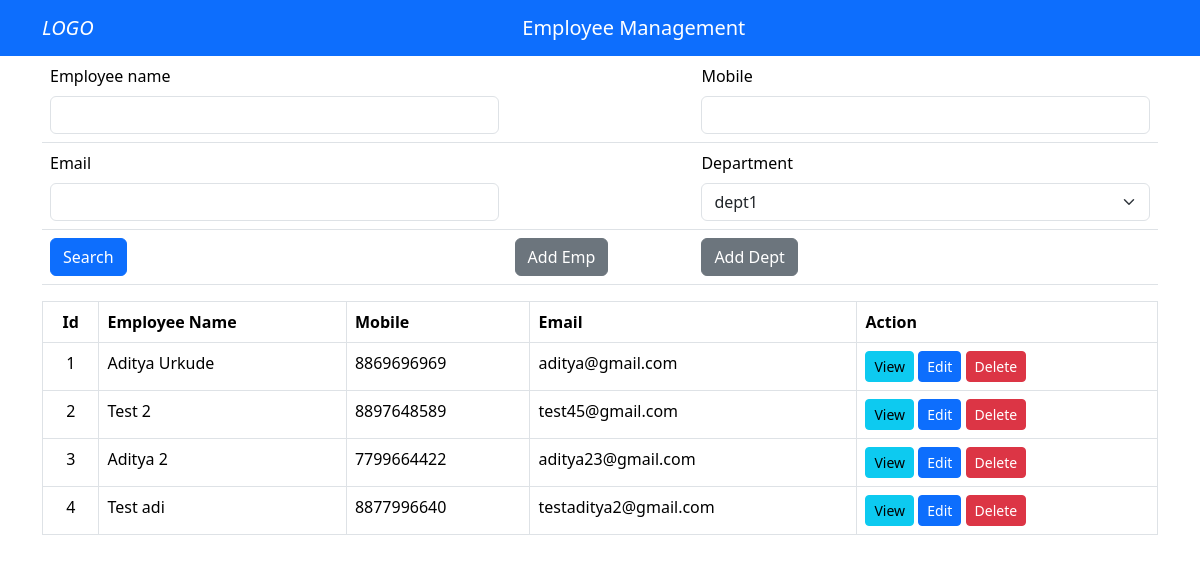
Before: / with the older database file.
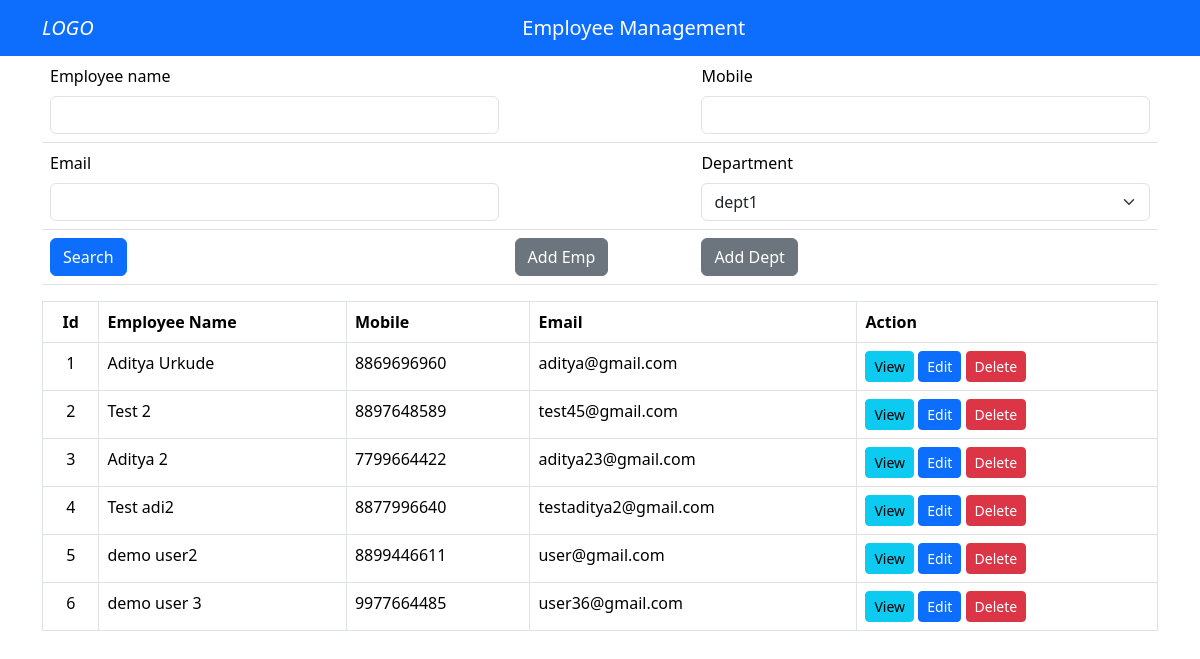
After: the same page with the newer database file.
### Sites_app/models.py (models this page shows)
class Employee(models.Model):
    emp_name = models.CharField(max_length=50)
    address = models.CharField(max_length=200)
    mobile = models.CharField(max_length=10)
    email = models.EmailField(max_length=100)
    dob = models.DateField()
    doj = models.DateField()
    gender = models.CharField(max_length=2)
    dept_id = models.ForeignKey(Department, on_delete=models.CASCADE)
    class Meta:
        db_table = 'employee'

### Sites_app/views.py (the view, shortened to what this page needs)
# urls.py: 2. Add a URL to urlpatterns:  path('', views.home, name='home')
def home(request):
    dp_objs = Department.objects.all()
    emp_objs = Employee.objects.all()
    error=""
    print("home")
    return render(request,'home.html',{'dp_objs': dp_objs, 'error': error, 'emp_objs':emp_objs})

### templates/home.html (shortened to what this page needs)
<!DOCTYPE html>
<html lang="en">
{% load static %}
<head>
    <link href="https://cdn.jsdelivr.net/npm/bootstrap@5.3.3/dist/css/bootstrap.min.css" rel="stylesheet"
>
    <link rel="stylesheet" href="https://cdn.datatables.net/2.0.8/css/dataTables.dataTables.css" />
</head>
<body>
    <header>
        <nav class="navbar navbar-expand-lg navbar-dark bg-primary">
            <div class="container">
                <i class="navbar-brand">
                   LOGO
                </i>
                <a class="navbar-brand mx-auto" style="display: block;">Employee Management</a>        </nav>
    </header>
    <div class="container">
        <table class="table">
            <tr>
                <td>
                    <form>
                        <label class="form-label">Employee name</label><br>
                        <input type="text" name="Employee" class="form-control">
                    </form>
                </td>
                <td></td>
                <td>
                    <form><label class="form-label">Mobile</label>
                        <input type="text" name="number" class="form-control"></form>
                </td>
            </tr>
            <tr>
                <td>
                    <form>  <label class="form-label">Email</label><br>
                        <input type="text" name="Email" class="form-control"></form>
                </td>
                <td></td>
                <td>
                    <form>
                        <label class="form-label">Department</label>
                        <select class="form-select" name = "Dept_type">
                            {% for dept in dp_objs %}
                            <option value="{{dept.dept_name}}">{{dept.dept_name}}</option>
                            {% endfor %}
                        </select>
                    </form>
                </td>
            </tr>
            <tr>
                <td> <button type="button" class="btn btn-primary" href="#" id = "searchBtn">Search</button>
                </td>
                <td>        <button type="button" class="btn btn-secondary" data-bs-toggle="modal" data-bs-target="#addEmployeeModal">Add Emp</button></td>
                <td> <button type="button" class="btn btn-secondary" data-bs-toggle="modal" data-bs-target="#addDepartmentModal">Add
                    Dept</button></td>
            </tr>
        </table>
        <table class="table table-bordered custom-table-bg" id="employee_table">
            <thead class = "bg-primary">
                <tr>
                    <th class="text-center">Id</th>
                    <th >Employee Name</th>
                    <th >Mobile</th>
                    <th >Email</th>
                    <th>Action</th>
                </tr>
            </thead>
            <tbody >
                {% for emps in emp_objs%}
                <tr>
                    <td class="text-center">{{forloop.counter}}</td>
                    <td>{{emps.emp_name}}</td>
                    <td>{{emps.mobile}}</td>
                    <td>{{emps.email}}</td>
                   <td>
                <a href="{% url 'view_employee' emps.pk %}" class="btn btn-info btn-sm">View</a>
               <a href="{% url 'edit_employee' emps.pk %}" class="btn btn-primary btn-sm">Edit</a>
                <a href="{% url 'delete_employee' emps.pk %}" class="btn btn-danger btn-sm" onclick="return confirm('Are you sure you want to delete this employee?')">Delete</a>
            </td>
                </tr>
                {% endfor %}
            </tbody>
        </table>
    </div>
</body>
</html>

Changed rows visible on the page:
changed Employee "Aditya Urkude": mobile "8869696969" → "8869696960"
changed Employee "testaditya2@gmail.com": emp_name "Test adi" → "Test adi2"
added Employee: emp_name "demo user2", mobile "8899446611", email "user@gmail.com"
added Employee: emp_name "demo user 3", mobile "9977664485", email "user36@gmail.com"
